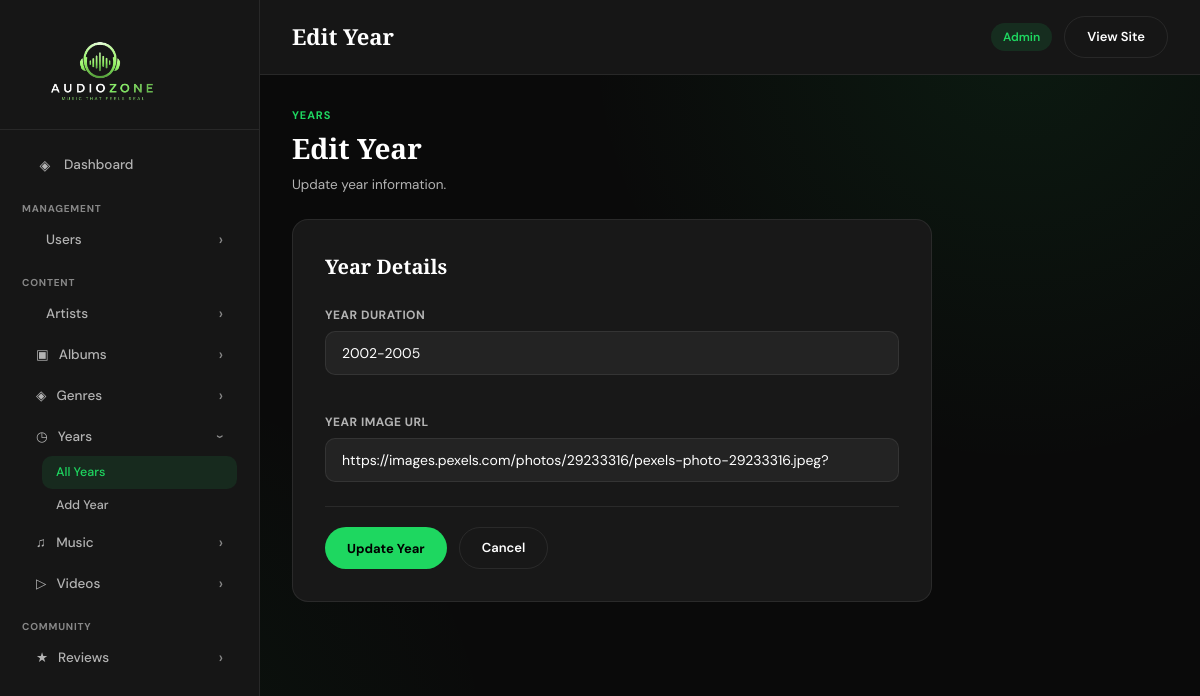
Page /admin/year edit.php?id=1 on the committed database.
### tables this page shows
CREATE TABLE `years` (
  `year_id` int(11) NOT NULL,
  `year_duration` varchar(100) NOT NULL,
  `image` varchar(255) DEFAULT NULL
);

### admin/year edit.php (the view, shortened to what this page needs)
<?php
include_once '../config.php';
$id = $_GET['id'];
$query = "SELECT * FROM years WHERE year_id='$id'";
$result = mysqli_query($conn, $query);
$year = mysqli_fetch_assoc($result);
include_once 'includes/header.php';
?>
<div class="page-heading">
    <div>
        <div class="eyebrow">Years</div>
        <h1>Edit Year</h1>
        <p>Update year information.</p>
    </div>
</div>
<div class="admin-form-card">
    <h2>Year Details</h2>
    <form method="POST" action="">
        <div class="form-group">
            <label>Year Duration</label>
           <input type="text"
       id="yearDuration" name="year_duration"  value="<?php echo $year['year_duration']; ?>"  maxlength="10">
<div class="field-error" id="yearDurationError"></div>
        </div>
<div class="form-group">
    <label>Year Image URL</label>
    <input type="url"
           name="image"
           value="<?php echo $year['image']; ?>"
           placeholder="https://...">
</div>
        <div class="form-actions">
            <button type="submit"
                    name="update"
                    class="gold-btn">
                Update Year
            </button>
            <a class="ghost-btn"
               href="all-years.php">
                Cancel
            </a>
        </div>
    </form>
</div>
<?php include_once 'includes/footer.php'; ?>

### admin/assets/style.css (style rules this page uses)
:root { --bg: #0a0a0a; --surface: #161616; --surface-2: #181818; --surface-3: #232323; --line: rgba(255, 255, 255, .08); --line-soft: rgba(255, 255, 255, .05); --accent: #1ed760; --accent-2: #12a750; --accent-soft: #c9ffdd; --cream: #ffffff; --muted: #b3b3b3; --dim: #888888; --red: #f87171; --shadow: 0 26px 60px rgba(0, 0, 0, .55); --shadow-sm: 0 10px 26px rgba(0, 0, 0, .4); --sidebar-w: 260px; --radius: 16px; --radius-sm: 10px; }
*, *::before, *::after { box-sizing: border-box; }
body { margin: 0; background: radial-gradient(circle at 85% 4%, rgba(30, 215, 96, .08), transparent 34%), radial-gradient(circle at 8% 96%, rgba(30, 215, 96, .05), transparent 30%), var(--bg); color: var(--cream); font-family: "DM Sans", system-ui, sans-serif; font-size: 14px; line-height: 1.5; min-height: 100vh; }
a { color: var(--accent); text-decoration: none; }
.gold-btn { display: inline-flex; align-items: center; gap: 6px; padding: 10px 22px; border: none; border-radius: 999px; background: var(--accent); color: #000; font-family: inherit; font-size: 13px; font-weight: 700; cursor: pointer; transition: .18s ease; text-decoration: none; }
.ghost-btn { display: inline-flex; align-items: center; gap: 6px; padding: 10px 22px; border: 1px solid var(--line); border-radius: 999px; background: transparent; color: var(--cream); font-family: inherit; font-size: 13px; font-weight: 600; cursor: pointer; transition: .18s ease; text-decoration: none; }
.admin-form-card { background: var(--surface-2); border: 1px solid var(--line); border-radius: var(--radius); padding: 32px; max-width: 640px; }
.admin-form-card h2 { font-family: "Playfair Display", Georgia, serif; font-size: 20px; margin: 0 0 24px; }
.form-group { margin-bottom: 18px; }
.form-group label { display: block; font-size: 12px; font-weight: 700; letter-spacing: .04em; text-transform: uppercase; color: var(--muted); margin-bottom: 7px; }
.form-group input, .form-group select, .form-group textarea { width: 100%; background: var(--surface-3); border: 1px solid var(--line); border-radius: var(--radius-sm); padding: 12px 16px; color: var(--cream); font-family: inherit; font-size: 14px; outline: none; transition: .18s ease; }
.form-group input::placeholder, .form-group textarea::placeholder { color: var(--dim); }
.field-error { font-size: 11.5px; color: var(--red); margin-top: 4px; min-height: 16px; }
.form-actions { display: flex; gap: 12px; margin-top: 24px; padding-top: 20px; border-top: 1px solid var(--line); }
.page-heading { display: flex; align-items: flex-start; justify-content: space-between; margin-bottom: 24px; }
.page-heading .eyebrow { font-size: 11px; font-weight: 700; letter-spacing: .08em; text-transform: uppercase; color: var(--accent); margin-bottom: 4px; }
.page-heading h1 { font-family: "Playfair Display", Georgia, serif; font-size: 28px; font-weight: 700; margin: 0 0 6px; }
.page-heading p { color: var(--muted); margin: 0; font-size: 13.5px; }

### rows in the picture
years: year_duration "2002-2005", image "https://images.pexels.com/photos/29233316/pexels-photo-29233316.jpeg?"

### other values in the picture
$pageTitle "Edit Year"
